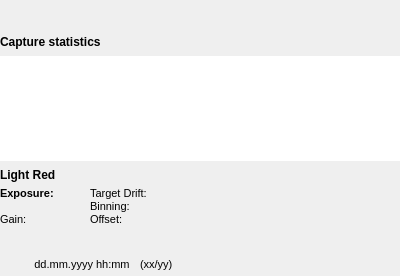
<?xml version='1.0' encoding='utf-8'?>
<ui version="4.0">
 <class>CaptureProcessOverlay</class>
 <widget class="QWidget" name="CaptureProcessOverlay">
  <property name="geometry">
   <rect>
    <x>0</x>
    <y>0</y>
    <width>400</width>
    <height>276</height>
   </rect>
  </property>
  <property name="windowTitle">
   <string />
  </property>
  <layout class="QVBoxLayout" name="verticalLayout" stretch="0,0,0">
   <property name="spacing">
    <number>2</number>
   </property>
   <property name="leftMargin">
    <number>0</number>
   </property>
   <property name="topMargin">
    <number>30</number>
   </property>
   <property name="rightMargin">
    <number>0</number>
   </property>
   <property name="bottomMargin">
    <number>0</number>
   </property>
   <item>
    <layout class="QHBoxLayout" name="horizontalLayout_2">
     <property name="spacing">
      <number>10</number>
     </property>
     <item>
      <widget class="QLabel" name="captureStatisticsHeader">
       <property name="font">
        <font>
         <weight>75</weight>
         <bold>true</bold>
        </font>
       </property>
       <property name="text">
        <string>Capture statistics</string>
       </property>
      </widget>
     </item>
     <item>
      <widget class="QPushButton" name="updateStatisticsButton">
       <property name="minimumSize">
        <size>
         <width>24</width>
         <height>24</height>
        </size>
       </property>
       <property name="maximumSize">
        <size>
         <width>24</width>
         <height>24</height>
        </size>
       </property>
       <property name="text">
        <string />
       </property>
       <property name="icon">
        <iconset theme="system-reboot">
         <normaloff>.</normaloff>.</iconset>
       </property>
       <property name="flat">
        <bool>true</bool>
       </property>
      </widget>
     </item>
     <item>
      <spacer name="horizontalSpacer_2">
       <property name="orientation">
        <enum>Qt::Horizontal</enum>
       </property>
       <property name="sizeHint" stdset="0">
        <size>
         <width>40</width>
         <height>20</height>
        </size>
       </property>
      </spacer>
     </item>
    </layout>
   </item>
   <item>
    <widget class="QTextEdit" name="captureStatisticsLabel">
     <property name="autoFillBackground">
      <bool>false</bool>
     </property>
     <property name="frameShape">
      <enum>QFrame::NoFrame</enum>
     </property>
     <property name="lineWidth">
      <number>0</number>
     </property>
     <property name="sizeAdjustPolicy">
      <enum>QAbstractScrollArea::AdjustToContents</enum>
     </property>
     <property name="undoRedoEnabled">
      <bool>false</bool>
     </property>
     <property name="readOnly">
      <bool>true</bool>
     </property>
    </widget>
   </item>
   <item>
    <widget class="QWidget" name="frameDataWidget" native="true">
     <property name="baseSize">
      <size>
       <width>0</width>
       <height>0</height>
      </size>
     </property>
     <layout class="QGridLayout" name="gridLayout">
      <property name="leftMargin">
       <number>0</number>
      </property>
      <property name="topMargin">
       <number>0</number>
      </property>
      <property name="rightMargin">
       <number>0</number>
      </property>
      <property name="bottomMargin">
       <number>0</number>
      </property>
      <property name="horizontalSpacing">
       <number>6</number>
      </property>
      <property name="verticalSpacing">
       <number>0</number>
      </property>
      <item row="4" column="2">
       <widget class="QLabel" name="offsetLabel">
        <property name="font">
         <font>
          <pointsize>8</pointsize>
         </font>
        </property>
        <property name="text">
         <string>Offset:</string>
        </property>
       </widget>
      </item>
      <item row="4" column="3" colspan="2">
       <widget class="QLabel" name="offsetValue">
        <property name="font">
         <font>
          <pointsize>8</pointsize>
         </font>
        </property>
        <property name="text">
         <string>&lt;offset&gt;</string>
        </property>
       </widget>
      </item>
      <item row="4" column="1">
       <widget class="QLabel" name="gainValue">
        <property name="font">
         <font>
          <pointsize>8</pointsize>
         </font>
        </property>
        <property name="text">
         <string>&lt;gain&gt;</string>
        </property>
       </widget>
      </item>
      <item row="7" column="0" colspan="5">
       <layout class="QHBoxLayout" name="horizontalLayout" stretch="0,1,1,0">
        <property name="spacing">
         <number>10</number>
        </property>
        <item>
         <widget class="QPushButton" name="historyBackwardButton">
          <property name="minimumSize">
           <size>
            <width>24</width>
            <height>24</height>
           </size>
          </property>
          <property name="maximumSize">
           <size>
            <width>24</width>
            <height>24</height>
           </size>
          </property>
          <property name="text">
           <string />
          </property>
          <property name="icon">
           <iconset theme="media-seek-backward">
            <normaloff>.</normaloff>.</iconset>
          </property>
          <property name="flat">
           <bool>true</bool>
          </property>
         </widget>
        </item>
        <item>
         <widget class="QLabel" name="captureDate">
          <property name="minimumSize">
           <size>
            <width>0</width>
            <height>0</height>
           </size>
          </property>
          <property name="font">
           <font>
            <pointsize>8</pointsize>
           </font>
          </property>
          <property name="text">
           <string>dd.mm.yyyy hh:mm</string>
          </property>
          <property name="alignment">
           <set>Qt::AlignCenter</set>
          </property>
         </widget>
        </item>
        <item>
         <widget class="QLabel" name="historyCountsLabel">
          <property name="font">
           <font>
            <pointsize>8</pointsize>
           </font>
          </property>
          <property name="text">
           <string>(xx/yy)</string>
          </property>
         </widget>
        </item>
        <item>
         <widget class="QPushButton" name="historyForwardButton">
          <property name="minimumSize">
           <size>
            <width>24</width>
            <height>24</height>
           </size>
          </property>
          <property name="maximumSize">
           <size>
            <width>24</width>
            <height>24</height>
           </size>
          </property>
          <property name="text">
           <string />
          </property>
          <property name="icon">
           <iconset theme="media-seek-forward">
            <normaloff>.</normaloff>.</iconset>
          </property>
          <property name="flat">
           <bool>true</bool>
          </property>
         </widget>
        </item>
       </layout>
      </item>
      <item row="2" column="0">
       <widget class="QLabel" name="exposureLabel">
        <property name="font">
         <font>
          <pointsize>8</pointsize>
          <weight>75</weight>
          <bold>true</bold>
         </font>
        </property>
        <property name="text">
         <string>Exposure:</string>
        </property>
       </widget>
      </item>
      <item row="4" column="0">
       <widget class="QLabel" name="gainLabel">
        <property name="font">
         <font>
          <pointsize>8</pointsize>
         </font>
        </property>
        <property name="text">
         <string>Gain:</string>
        </property>
       </widget>
      </item>
      <item row="2" column="1">
       <widget class="QLabel" name="exposureValue">
        <property name="font">
         <font>
          <pointsize>8</pointsize>
          <weight>75</weight>
          <bold>true</bold>
         </font>
        </property>
        <property name="text">
         <string>&lt;exp&gt;</string>
        </property>
       </widget>
      </item>
      <item row="6" column="0" colspan="6">
       <widget class="QLabel" name="filenameValue">
        <property name="font">
         <font>
          <pointsize>8</pointsize>
         </font>
        </property>
        <property name="text">
         <string>&lt;Filename&gt;</string>
        </property>
       </widget>
      </item>
      <item row="5" column="0" colspan="5">
       <widget class="QLabel" name="isoValue">
        <property name="font">
         <font>
          <pointsize>8</pointsize>
         </font>
        </property>
        <property name="text">
         <string>&lt;ISO&gt;</string>
        </property>
       </widget>
      </item>
      <item row="0" column="0" colspan="5">
       <layout class="QHBoxLayout" name="horizontalLayout_3">
        <property name="spacing">
         <number>10</number>
        </property>
        <item>
         <widget class="QLabel" name="frameTypeLabel">
          <property name="font">
           <font>
            <weight>75</weight>
            <bold>true</bold>
           </font>
          </property>
          <property name="text">
           <string>Light Red</string>
          </property>
         </widget>
        </item>
        <item>
         <widget class="QPushButton" name="deleteCurrentFrameButton">
          <property name="minimumSize">
           <size>
            <width>24</width>
            <height>24</height>
           </size>
          </property>
          <property name="maximumSize">
           <size>
            <width>24</width>
            <height>24</height>
           </size>
          </property>
          <property name="toolTip">
           <string>&lt;html&gt;&lt;head/&gt;&lt;body&gt;&lt;p&gt;Delete current frame&lt;/p&gt;&lt;/body&gt;&lt;/html&gt;</string>
          </property>
          <property name="text">
           <string />
          </property>
          <property name="icon">
           <iconset theme="user-trash">
            <normaloff>.</normaloff>.</iconset>
          </property>
          <property name="flat">
           <bool>true</bool>
          </property>
         </widget>
        </item>
        <item>
         <spacer name="horizontalSpacer_3">
          <property name="orientation">
           <enum>Qt::Horizontal</enum>
          </property>
          <property name="sizeHint" stdset="0">
           <size>
            <width>40</width>
            <height>20</height>
           </size>
          </property>
         </spacer>
        </item>
       </layout>
      </item>
      <item row="0" column="5">
       <spacer name="horizontalSpacer">
        <property name="orientation">
         <enum>Qt::Horizontal</enum>
        </property>
        <property name="sizeHint" stdset="0">
         <size>
          <width>40</width>
          <height>20</height>
         </size>
        </property>
       </spacer>
      </item>
      <item row="3" column="0" colspan="2">
       <widget class="QLabel" name="geometryValue">
        <property name="font">
         <font>
          <pointsize>8</pointsize>
         </font>
        </property>
        <property name="text">
         <string>&lt;width x height&gt;</string>
        </property>
       </widget>
      </item>
      <item row="3" column="2">
       <widget class="QLabel" name="binningLabel">
        <property name="font">
         <font>
          <pointsize>8</pointsize>
         </font>
        </property>
        <property name="text">
         <string>Binning:</string>
        </property>
       </widget>
      </item>
      <item row="3" column="3">
       <widget class="QLabel" name="binningValue">
        <property name="font">
         <font>
          <pointsize>8</pointsize>
         </font>
        </property>
        <property name="text">
         <string>&lt;bin&gt;</string>
        </property>
       </widget>
      </item>
      <item row="2" column="2">
       <widget class="QLabel" name="targetDriftLabel">
        <property name="font">
         <font>
          <pointsize>8</pointsize>
         </font>
        </property>
        <property name="text">
         <string>Target Drift:</string>
        </property>
       </widget>
      </item>
      <item row="2" column="3">
       <widget class="QLabel" name="targetDriftValue">
        <property name="font">
         <font>
          <pointsize>8</pointsize>
         </font>
        </property>
        <property name="text">
         <string>&lt;drift&gt;</string>
        </property>
       </widget>
      </item>
     </layout>
    </widget>
   </item>
  </layout>
 </widget>
 <resources />
 <connections />
</ui>
